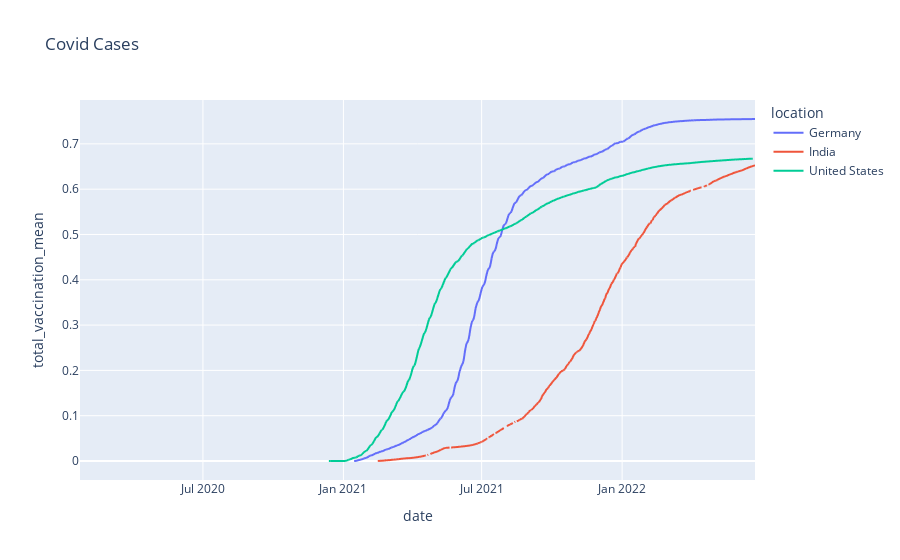

Write notebook code for a chart like this one.
### Code cell
fig=px.line(df_list, x= "date", y= "total_vaccination_mean",color='location', title= "Covid Cases")
fig.show()

### Figure 1 — Plotly figure (JSON) as saved in the notebook; plotly's stock layout.template omitted (floating-point values rounded to 4 significant figures; data arrays with more than 128 entries replaced by an {"elided": "..."} marker saying what was removed)
{"data": [{"hovertemplate": "location=Germany<br>date=%{x}<br>total_vaccination_mean=%{y}<extra></extra>", "legendgroup": "Germany", "line": {"color": "#636efa", "dash": "solid"}, "marker": {"symbol": "circle"}, "mode": "lines", "name": "Germany", "showlegend": true, "type": "scattergl", "x": {"elided": "880 str values"}, "xaxis": "x", "y": {"elided": "880 float values"}, "yaxis": "y"}, {"hovertemplate": "location=India<br>date=%{x}<br>total_vaccination_mean=%{y}<extra></extra>", "legendgroup": "India", "line": {"color": "#EF553B", "dash": "solid"}, "marker": {"symbol": "circle"}, "mode": "lines", "name": "India", "showlegend": true, "type": "scattergl", "x": {"elided": "877 str values"}, "xaxis": "x", "y": {"elided": "877 float values"}, "yaxis": "y"}, {"hovertemplate": "location=United States<br>date=%{x}<br>total_vaccination_mean=%{y}<extra></extra>", "legendgroup": "United States", "line": {"color": "#00cc96", "dash": "solid"}, "marker": {"symbol": "circle"}, "mode": "lines", "name": "United States", "showlegend": true, "type": "scattergl", "x": {"elided": "885 str values"}, "xaxis": "x", "y": {"elided": "885 float values"}, "yaxis": "y"}], "layout": {"legend": {"title": {"text": "location"}, "tracegroupgap": 0}, "title": {"text": "Covid Cases"}, "xaxis": {"anchor": "y", "domain": [0, 1], "title": {"text": "date"}}, "yaxis": {"anchor": "x", "domain": [0, 1], "title": {"text": "total_vaccination_mean"}}}}
